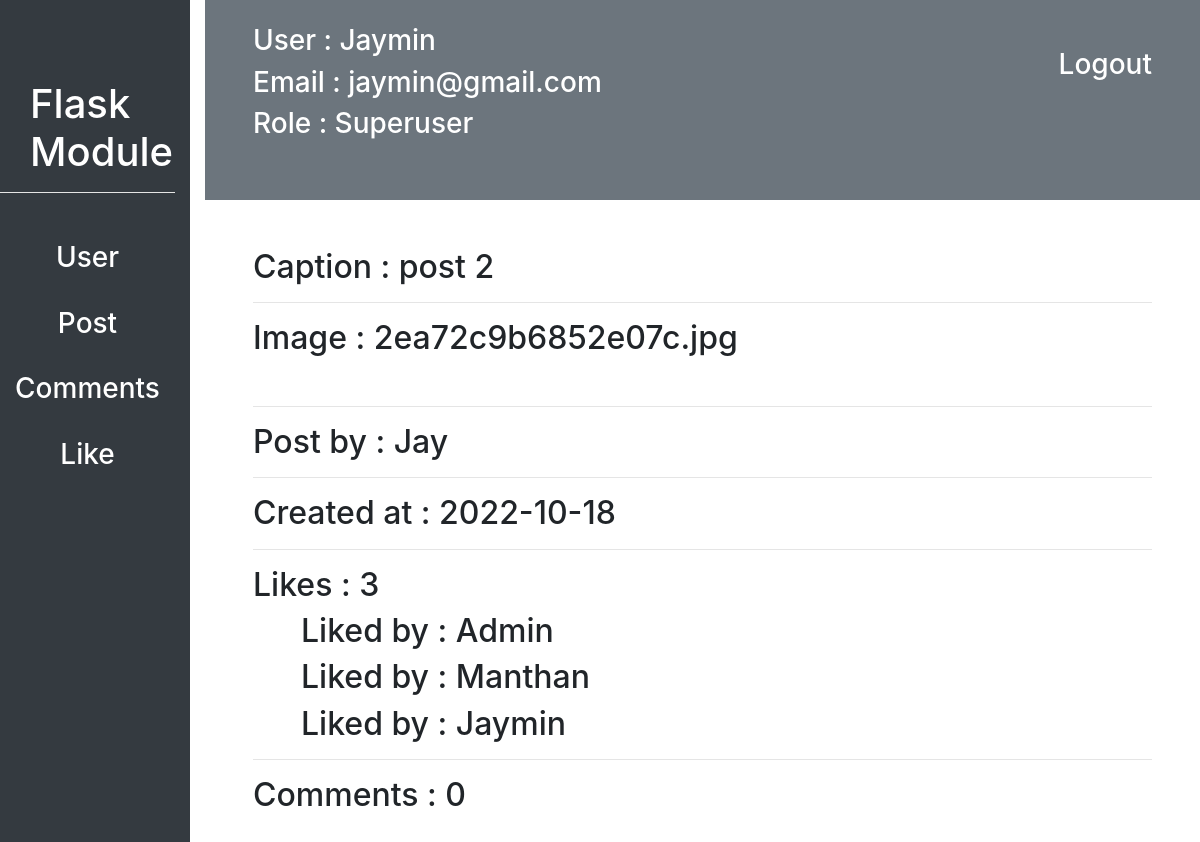
The page /customadmin/11/post_detail (signed in) on the database as committed earlier.
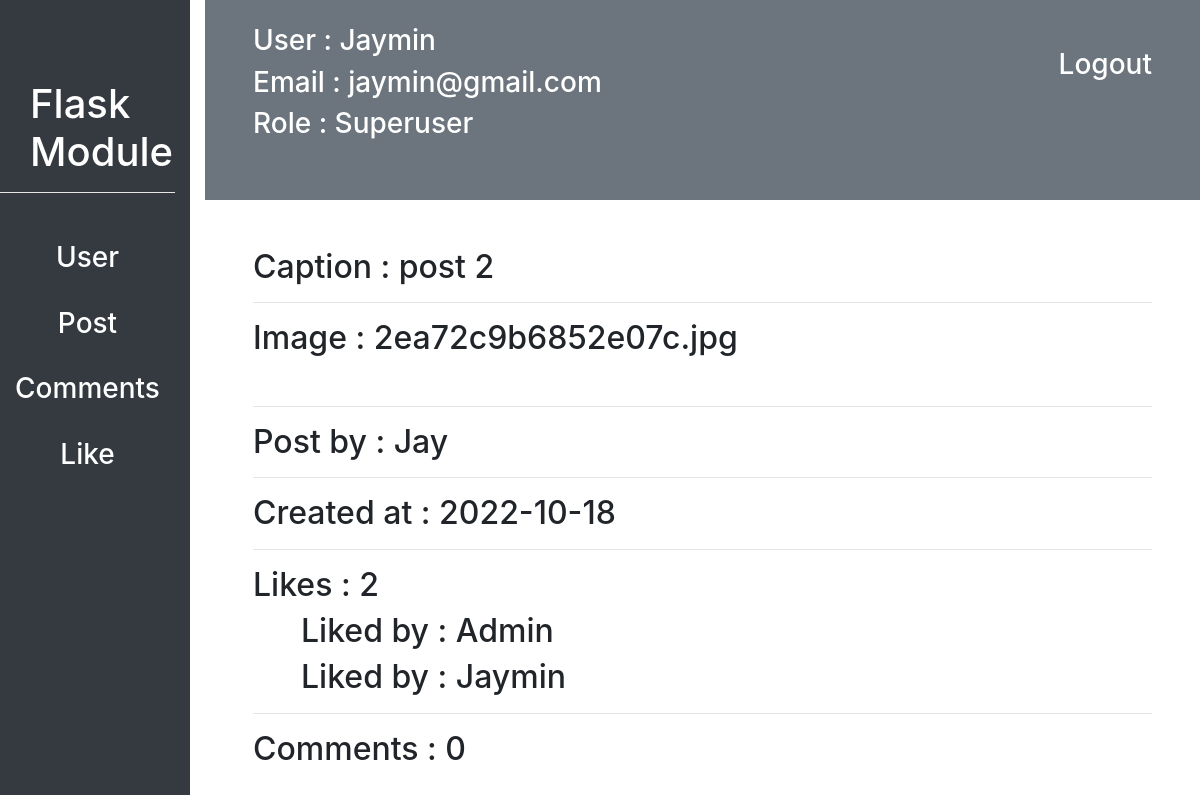
The same page on the database as committed later.
### flask_module/user/models.py (models this page shows, shortened)
class User(db.Model, UserMixin):
    id = db.Column(db.Integer, primary_key=True)
    username = db.Column(db.String(20), unique=True, nullable=False)
    email = db.Column(db.String(30), unique=True, nullable=False)
    profile_picture = db.Column(db.String(70), nullable=False, default="defualt_img.jpg")
    password = db.Column(db.String(15), nullable=False)
    like = db.relationship("Likes", backref="user", lazy=True, cascade = "all, delete, delete-orphan", )
    post = db.relationship("Post", backref="user", lazy=True, cascade = "all, delete, delete-orphan", )
    comment = db.relationship("Comments", backref="user", lazy=True, cascade = "all, delete, delete-orphan", )
    following = db.relationship("User",
                    secondary=connected_user,
                    primaryjoin=id==connected_user.c.parent_id,
                    secondaryjoin=id==connected_user.c.children_id,
                    backref="followed_by")
    role_id = db.Column(db.Integer, db.ForeignKey("role.id"), nullable=False)

class Role(db.Model):
    id = db.Column(db.Integer, primary_key=True)
    name = db.Column(db.String(20), unique=True, nullable=False)
    user = db.relationship("User", backref="role")

### flask_module/posts/models.py (models this page shows, shortened)
class Post(db.Model):
    id = db.Column(db.Integer, primary_key=True)
    image = db.Column(db.String(70), nullable=False)
    caption = db.Column(db.String(20), nullable=False)
    created_at = db.Column(db.DateTime, nullable=False, default=datetime.now())
    user_id = db.Column(db.Integer, db.ForeignKey("user.id"), nullable=False)
    comment = db.relationship("Comments", backref="post", lazy=True, cascade = "all, delete, delete-orphan", )
    likes = db.relationship("Likes", backref="post", lazy=True, cascade = "all, delete, delete-orphan", )

class Likes(db.Model):
    id = db.Column(db.Integer, primary_key=True)
    user_id = db.Column(db.Integer, db.ForeignKey("user.id"), nullable=False)
    post_id = db.Column(db.Integer, db.ForeignKey("post.id"), nullable=False)

### flask_module/customadmin/routes.py (the view)
@customadmin.route("/customadmin/<int:post_id>/post_detail")
@login_required
def post_detail(post_id):
    post = Post.query.filter_by(id=int(post_id)).first()
    return render_template("customadmin/posts/post_detail.html", post=post)

### flask_module/customadmin/routes.py (called while the page is built)
def login_required(f):
    @wraps(f)
    def decorated_function(*args, **kwargs):
        if current_user.is_authenticated is False:
            return redirect(url_for('customadmin.login'))
        return f(*args, **kwargs)
    return decorated_function

### flask_module/user/models.py (called while the page is built)
@login_manager.user_loader
def load_user(user_id):
    return User.query.filter_by(id=int(user_id)).first()

### flask_module/templates/customadmin/posts/post_detail.html (shortened to what this page needs)
{% extends "customadmin/dashboard.html" %}
{% block contant %}
<div class="m-5">
    <h2>Caption : {{post.caption}}</h2>
    <hr>
    <h2>Image : {{post.image}}</h2>
    <hr>
    <h2>Post by : {{post.user.username}}</h2>
    <hr>
    <h2>Created at : {{post.created_at.strftime('%Y-%m-%d')}}</h2>
    <hr>
    <h2>Likes : {{post.likes|length}}</h2>
    {% for like in post.likes %}
        <h2 class="ml-5">Liked by : {{like.user.username}}</h2>
    {% endfor %}
    <hr>
    <h2>Comments : {{post.comment|length}}</h2>
</div>
{% endblock contant %}

### flask_module/templates/customadmin/dashboard.html (shortened to what this page needs)
<!DOCTYPE html>
<html lang="en">
<head>
    <link rel="stylesheet" href="{{ url_for('static', filename='css/bootstrap.css') }}">
    <link rel="stylesheet" href="{{url_for('static', filename="css/datatable.css")}}">
    <link rel="stylesheet" href="{{url_for('static', filename="css/datatable.min.css")}}">
</head>
<body>
    <div class="row" id="sidebar">
        <div class="col bg-dark">
            <div id="module-title">
                <h1 class="text-white">Flask Module</h1>
            </div>
            <hr style="background: white">
            <div class="mt-5 text-center">
                <a href="{{url_for('customadmin.dashboard', username=current_user.username)}}"><h3 class="text-white">User</h3></a><br>
                <a href="{{url_for('customadmin.post_list')}}"><h3 class="text-white">Post</h3></a><br>
                <a href="{{url_for('customadmin.comments_list')}}"><h3 class="text-white">Comments</h3></a><br>
                <a href="{{url_for('customadmin.like_list')}}"><h3 class="text-white">Like</h3></a><br>
            </div>
        </div>
        <div class="col-10">
            <div id="navbar" class="bg-secondary">
                <a href="{{url_for('customadmin.logout')}}"><h3 class="float-right px-5 pt-5 text-white">Logout</h3></a>
                <h3 class="text-white pt-4 px-5">User : {{current_user.username}}</h3>
                <h3 class="text-white px-5">Email : {{current_user.email}}</h3>
                <h3 class="text-white px-5">Role : {{current_user.role.name}}</h3>
            </div>
            {% block contant %}{% endblock contant %}
        </div>
    </div>
</body>
</html>

### flask_module/templates/customadmin/dashboard.html (style rules this page uses)
#sidebar { height: 900px; }
#module-title { margin-top: 80px; margin-left: 30px; }
#navbar { height: 200px; }

Rows that differ between the two databases and show on the page:
removed Likes: user.username "Manthan"
Other text that changed with them:
{{ post.likes|length }}: "3" → "2"
